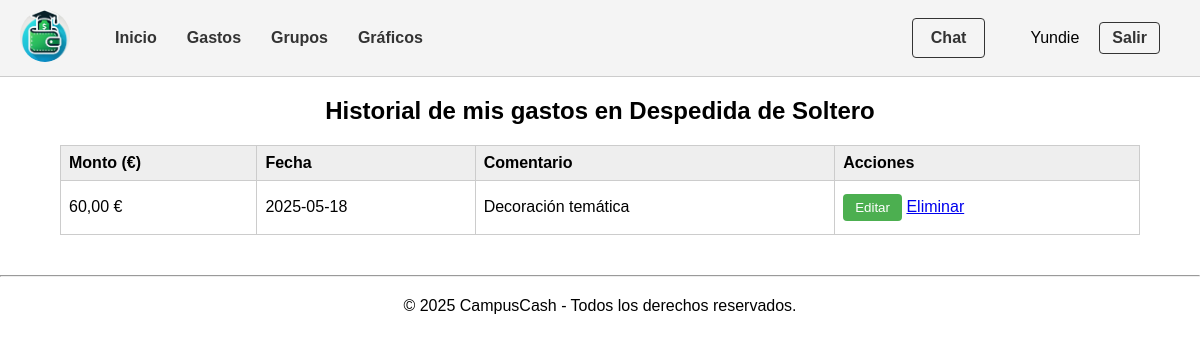
Screenshot of /historial_gasto_grupal.php?id=6 (signed in) with the database file from the repository.
### tables this page shows
CREATE TABLE `grupos` (
  `id` int(11) NOT NULL,
  `nombre` varchar(100) NOT NULL,
  `objetivo` decimal(10,2) DEFAULT 0.00,
  `fecha_creacion` date NOT NULL DEFAULT curdate()
);

CREATE TABLE `gastos_grupales` (
  `id` int(11) NOT NULL,
  `grupo_id` int(11) NOT NULL,
  `usuario_id` int(11) NOT NULL,
  `monto` decimal(10,2) NOT NULL,
  `fecha` date NOT NULL,
  `comentario` text DEFAULT NULL
);

### includes/config.php (called while the page is built, shortened)
<?php
spl_autoload_register(function ($class) {
    $prefix = 'es\\ucm\\fdi\\aw\\';
    $base_dir = __DIR__ . DIRECTORY_SEPARATOR . 'clases' . DIRECTORY_SEPARATOR;
    $len = strlen($prefix);
    $relative_class = substr($class, $len);
    $file = $base_dir . str_replace('\\', DIRECTORY_SEPARATOR, $relative_class) . '.php';
});
?>

### includes/clases/GastosGrupales.php (called while the page is built, shortened)
<?php
class GastosGrupales {
    private $conn;
    public function __construct($conn) {
        $this->conn = $conn;
    }
public function getNombreGrupo($grupo_id) {
    $stmt = $this->conn->prepare("SELECT nombre FROM grupos WHERE id = ?");
    $stmt->bind_param("i", $grupo_id);
    $stmt->execute();
    $resultado = $stmt->get_result();
    $grupo = $resultado->fetch_assoc();
    return $grupo ? $grupo['nombre'] : 'Desconocido';
}
public function getGastosUsuarioGrupo($grupo_id, $usuario_id) {
    $stmt = $this->conn->prepare("
        SELECT id, monto, fecha, comentario
        FROM gastos_grupales
        WHERE grupo_id = ? AND usuario_id = ?
        ORDER BY fecha DESC
    ");
    $stmt->bind_param("ii", $grupo_id, $usuario_id);
    $stmt->execute();
    $res = $stmt->get_result();
    $datos = $res->fetch_all(MYSQLI_ASSOC);
    return $datos;
}
}
?>

### historial_gasto_grupal.php (the view, shortened to what this page needs)
<?php
require_once 'includes/config.php';
$app = \es\ucm\fdi\aw\Aplicacion::getInstance();
$conn = $app->getConexionBd();
$user_id = $_SESSION['user_id'];
$grupo_id = isset($_GET['id']) ? (int)$_GET['id'] : 0;
$gastosGrupales = new GastosGrupales($conn);
$result = $gastosGrupales->getGastosUsuarioGrupo($grupo_id, $user_id);
$nombreGrupo = $gastosGrupales->getNombreGrupo($grupo_id);
?>
<h2 style="text-align:center;">Historial de mis gastos en <?= htmlspecialchars($nombreGrupo) ?></h2>
<table class="tabla-gastos">
  <tr>
    <th>Monto (€)</th>
    <th>Fecha</th>
    <th>Comentario</th>
    <th>Acciones</th>
  </tr>
  <?php foreach ($result as $row): ?>
    <tr>
      <td><?php echo number_format($row['monto'], 2, ',', '.') . ' €'; ?></td>
      <td><?php echo htmlspecialchars($row['fecha']); ?></td>
      <td><?php echo htmlspecialchars($row['comentario']); ?></td>
      <td>
        <button class="btn-edit"
        data-id="<?= $row['id']; ?>"
        data-monto="<?= $row['monto']; ?>"
        data-fecha="<?= $row['fecha']; ?>"
        data-comentario="<?= htmlspecialchars($row['comentario'], ENT_QUOTES) ?>"
        onclick="openEditModal(this)">
             Editar
        </button>
        <a href="eliminar_gasto_grupal.php?id=<?php echo $row['id']; ?>&grupo_id=<?= $grupo_id ?>"
           onclick="return confirm('¿Está seguro de eliminar este registro?');">Eliminar</a>
      </td>
    </tr>
  <?php endforeach; ?>
</table>
<?php
require_once RAIZ_APP . '/vistas/plantilla/plantilla.php';
?>

### css/style.css (style rules this page uses)
body { font-family: Arial, sans-serif; margin: 0; padding: 0; }
button { background-color: #4CAF50; color: white; border: none; padding: 6px 12px; margin: 5px 0; cursor: pointer; border-radius: 4px; }
.tabla-gastos { width: 80%; margin: 20px auto; border-collapse: collapse; }
.tabla-gastos th, .tabla-gastos td { border: 1px solid #ccc; padding: 8px; text-align: left; }
.tabla-gastos th { background-color: #eee; }
.tabla-gastos { width: 90%; margin: 20px auto; border-collapse: collapse; }
main a { transition: background-color 0.3s ease, box-shadow 0.3s ease; }

### rows the page displays
grupos: nombre "Despedida de Soltero"
gastos_grupales: monto "60,00", fecha "2025-05-18", comentario "Decoración temática"

### other values shown
$_SESSION['user_name'] "Yundie"
